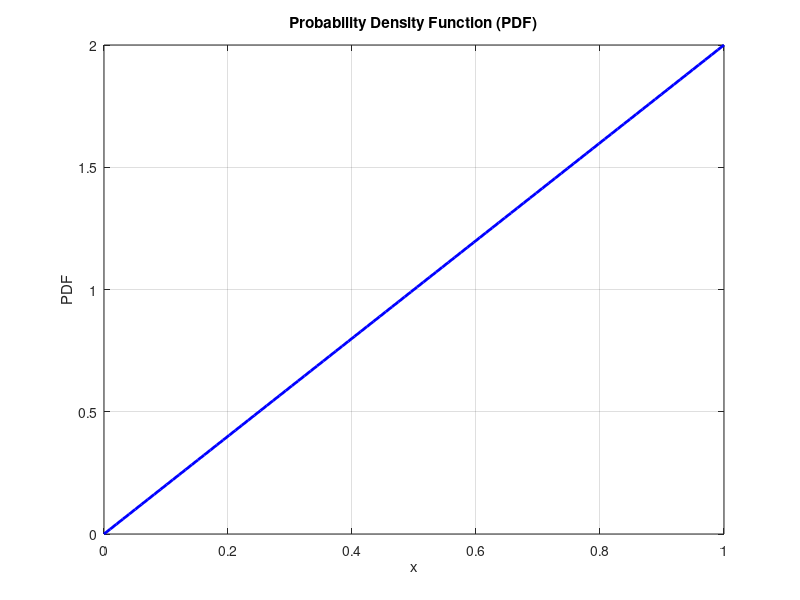

Source code (MATLAB):
% Define the PDF function as a piecewise function:
%   - It calculates 2x for values of x within the interval [0, 1].
%   - It restricts the range or sets the PDF to 0 for values of x outside the interval [0, 1].
pdf = @(x) 2 * x .* (x >= 0 & x <= 1);

% Calculate P(1/4 <= X <= 1/2) CONTINUOUS IS AN INTEGRAL?
probability = integral(pdf, 1/4, 1/2);

fprintf('P(1/4 <= X <= 1/2) is approximately: %.4f\n', probability);

% Calculate the integral of the PDF over the entire range [0, 1]
total_integral = integral(pdf, 0, 1);

fprintf('The integral of the PDF over the entire range [0, 1] is approximately: %.4f\n', total_integral);

% Plot the PDF
x_values = linspace(0, 1, 100);
pdf_values = pdf(x_values);

figure;
plot(x_values, pdf_values, 'b', 'LineWidth', 2);
xlabel('x');
ylabel('PDF');
title('Probability Density Function (PDF)');
grid on;
